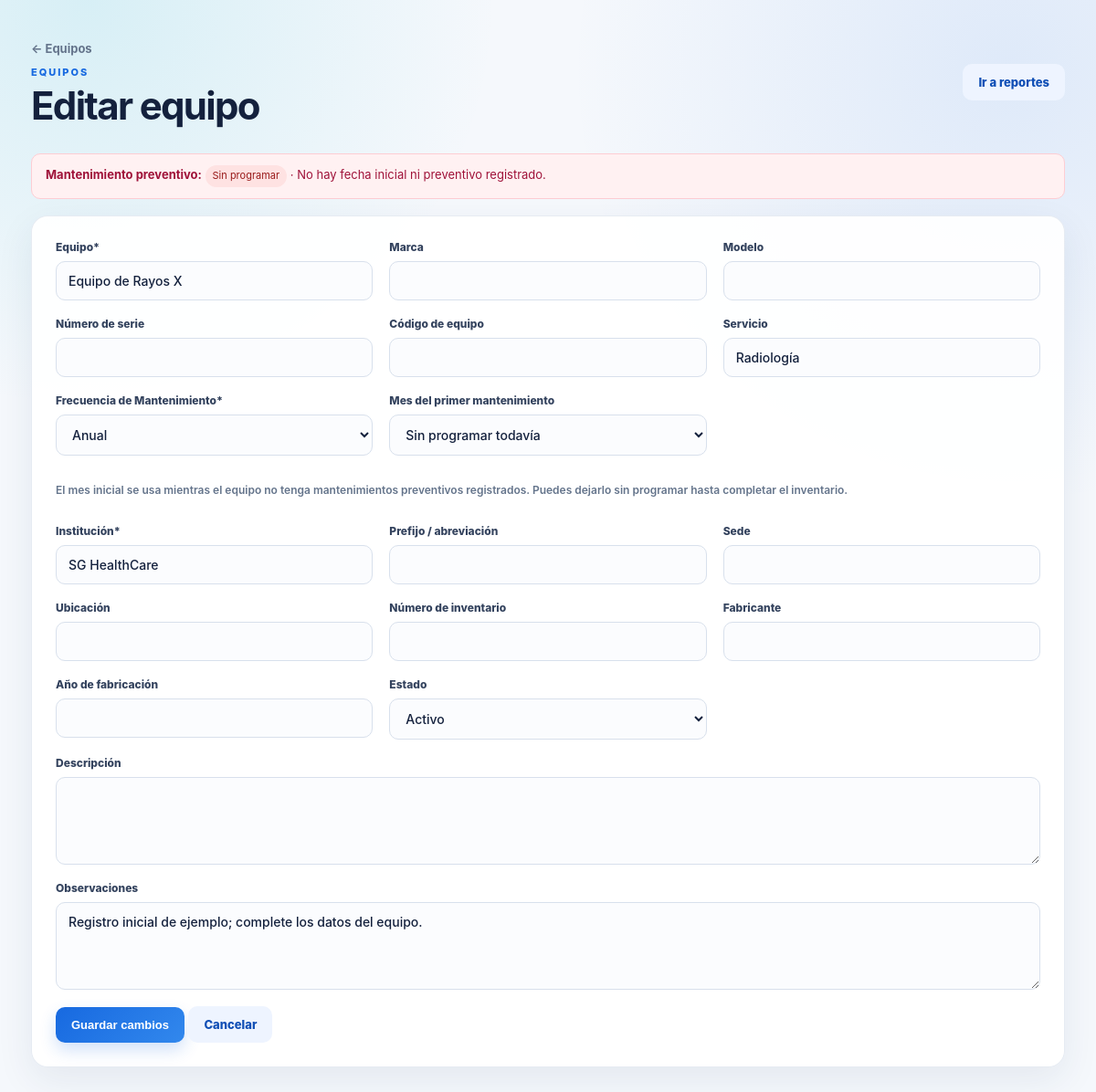
/editar_equipo.php?id=1, run on the app's committed database.
### tables this page shows
CREATE TABLE equipos (
    id INT UNSIGNED AUTO_INCREMENT PRIMARY KEY,
    institucion VARCHAR(160) NOT NULL,
    institucion_prefijo VARCHAR(30) NULL,
    sede VARCHAR(120) NULL,
    servicio VARCHAR(120) NULL,
    frecuencia_mantenimiento ENUM('Anual', 'Semestral', 'Cuatrimestral') NOT NULL DEFAULT 'Anual',
    mes_inicio_mantenimiento TINYINT UNSIGNED NULL,
    ubicacion VARCHAR(160) NULL,
    tipo_equipo VARCHAR(120) NOT NULL,
    marca VARCHAR(100) NULL,
    modelo VARCHAR(100) NULL,
    numero_serie VARCHAR(100) NULL,
    codigo_equipo VARCHAR(100) NULL,
    numero_inventario VARCHAR(100) NULL,
    fabricante VARCHAR(120) NULL,
    anio_fabricacion SMALLINT UNSIGNED NULL,
    estado ENUM('Activo', 'Fuera de servicio', 'En mantenimiento') NOT NULL DEFAULT 'Activo',
    observaciones TEXT NULL,
    descripcion TEXT NULL,
    fecha_relevamiento DATE NULL,
    nivel_hospital ENUM('II', 'III', 'Amb.') NULL,
    estado_operativo ENUM('Operativo', 'Inoperativo', 'Regular / Falla parcial', 'Para baja') NULL,
    condicion_fisica ENUM('Bueno', 'Regular', 'Dañado / Faltantes', 'Deterioro severo') NULL,
    alimentacion VARCHAR(20) NULL,
    estado_bateria ENUM('OK', 'Agotada', 'N/A') NULL,
    gas_oxigeno TINYINT(1) NOT NULL DEFAULT 0,
    gas_aire TINYINT(1) NOT NULL DEFAULT 0,
    gas_vacio TINYINT(1) NOT NULL DEFAULT 0,
    accesorios_presentes TEXT NULL,
    accesorios_faltantes TEXT NULL,
    anio_instalacion SMALLINT UNSIGNED NULL,
    garantia_vigente ENUM('Sí', 'No', 'S/D') NULL,
    manual_tecnico ENUM('Físico', 'Digital', 'No') NULL,
    proveedor_representante VARCHAR(160) NULL,
    contacto_tecnico VARCHAR(160) NULL,
    criticidad_funcion TINYINT UNSIGNED NULL,
    criticidad_riesgo TINYINT UNSIGNED NULL,
    criticidad_mantenimiento TINYINT UNSIGNED NULL,
    criticidad_historial TINYINT NULL,
    foto_equipo VARCHAR(255) NULL,
    foto_placa VARCHAR(255) NULL,
    creado_en TIMESTAMP NOT NULL DEFAULT CURRENT_TIMESTAMP,
    actualizado_en TIMESTAMP NOT NULL DEFAULT CURRENT_TIMESTAMP ON UPDATE CURRENT_TIMESTAMP,
    UNIQUE KEY uq_equipo_serie (institucion, numero_serie)
);

### config/database.php (called while the page is built, shortened)
<?php
function db(): PDO
{
    static $pdo;
    if ($pdo instanceof PDO) {
        return $pdo;
    }
    $pdo = new PDO(
        'mysql:host=' . DB_HOST . ';dbname=' . DB_NAME . ';charset=utf8mb4',
        DB_USER,
        DB_PASS,
        [
            PDO::ATTR_ERRMODE => PDO::ERRMODE_EXCEPTION,
            PDO::ATTR_DEFAULT_FETCH_MODE => PDO::FETCH_ASSOC,
            PDO::ATTR_EMULATE_PREPARES => false,
        ]
    );
    return $pdo;
}

### config/bootstrap.php (called while the page is built, shortened)
<?php
require_once __DIR__ . '/database.php';
function e(?string $value): string
{
    return htmlspecialchars($value ?? '', ENT_QUOTES, 'UTF-8');
}
function obtenerUltimaFechaPreventivo(PDO $pdo, int $equipoId): ?string
{
    $stmt = $pdo->prepare(
        'SELECT MAX(fecha_reporte)
         FROM reportes
         WHERE equipo_id = ?
           AND FIND_IN_SET(
               "Mantenimiento Preventivo",
               REPLACE(trabajo_realizado, ", ", ",")
           ) > 0'
    );
    $stmt->execute([$equipoId]);
    $fecha = $stmt->fetchColumn();
    return $fecha === false || $fecha === null ? null : (string) $fecha;
}
function mesesPorFrecuenciaPreventivo(string $frecuencia): int
{
    return match ($frecuencia) {
        'Cuatrimestral' => 4,
        'Semestral' => 6,
        'Anual' => 12,
        default => throw new UnexpectedValueException('Frecuencia de mantenimiento no válida.'),
    };
}
function resumenMantenimientoPreventivo(
    ?string $ultimaFecha,
    string $frecuencia,
    ?int $mesInicio,
    ?DateTimeImmutable $hoy = null
): array {
    $intervaloMeses = mesesPorFrecuenciaPreventivo($frecuencia);
    $nombresMeses = [
        1 => 'Enero', 2 => 'Febrero', 3 => 'Marzo', 4 => 'Abril',
        5 => 'Mayo', 6 => 'Junio', 7 => 'Julio', 8 => 'Agosto',
        9 => 'Septiembre', 10 => 'Octubre', 11 => 'Noviembre', 12 => 'Diciembre',
    ];
    if ($ultimaFecha === null || $ultimaFecha === '') {
        return [
            'estado' => $mesInicio === null ? 'Sin programar' : 'Programado',
            'clase' => $mesInicio === null ? 'is-unplanned' : 'is-planned',
            'ultima_fecha' => null,
            'proxima_fecha' => null,
            'mes_inicio' => $mesInicio === null ? null : $nombresMeses[$mesInicio],
        ];
    }
    $fechaUltimo = DateTimeImmutable::createFromFormat('!Y-m-d', $ultimaFecha);
    $fechaProxima = fechaSiguientePreventivo($fechaUltimo, $intervaloMeses);
    $estado = ($hoy ?? new DateTimeImmutable('today')) < $fechaProxima ? 'Al día' : 'Pendiente';
    return [
        'estado' => $estado,
        'clase' => $estado === 'Al día' ? 'is-done' : 'is-pending',
        'ultima_fecha' => $fechaUltimo,
        'proxima_fecha' => $fechaProxima,
        'mes_inicio' => null,
    ];
}

### editar_equipo.php (the view, shortened to what this page needs)
<?php
require_once __DIR__ . '/config/bootstrap.php';
$id = filter_var($_GET['id'] ?? null, FILTER_VALIDATE_INT);
$stmt = db()->prepare('SELECT * FROM equipos WHERE id = ?');
$stmt->execute([$id]);
$equipo = $stmt->fetch();
$resumenPreventivo = resumenMantenimientoPreventivo(
    obtenerUltimaFechaPreventivo(db(), $id),
    (string) $equipo['frecuencia_mantenimiento'],
    $equipo['mes_inicio_mantenimiento'] === null ? null : (int) $equipo['mes_inicio_mantenimiento']
);
?>
<!doctype html>
<html lang="es">
<head><meta charset="utf-8"><meta name="viewport" content="width=device-width, initial-scale=1"><title>Editar equipo</title><link rel="stylesheet" href="assets/app.css?v=20261014-1"></head>
<body><main class="container">
<header class="page-header"><div><a class="back-link" href="equipos.php">← Equipos</a><p class="eyebrow">EQUIPOS</p><h1>Editar equipo</h1></div><a class="button secondary" href="reportes.php">Ir a reportes</a></header>
<p class="maintenance-notice <?= e($resumenPreventivo['clase']) ?>"><strong>Mantenimiento preventivo:</strong> <span class="maintenance-status <?= e($resumenPreventivo['clase']) ?>"><?= e($resumenPreventivo['estado']) ?></span><?php if ($resumenPreventivo['ultima_fecha'] !== null): ?> · Último realizado: <?= e($resumenPreventivo['ultima_fecha']->format('d/m/Y')) ?> · Próximo: <?= e($resumenPreventivo['proxima_fecha']->format('d/m/Y')) ?><?php elseif ($resumenPreventivo['mes_inicio'] !== null): ?> · Inicio programado: <?= e($resumenPreventivo['mes_inicio']) ?> (aún no hay preventivo registrado)<?php else: ?> · No hay fecha inicial ni preventivo registrado.<?php endif; ?></p>
<section class="card"><form method="post" action="actualizar_equipo.php" class="grid">
<label>Equipo*<input name="tipo_equipo" maxlength="120" required value="<?= e($equipo['tipo_equipo']) ?>" data-uppercase></label>
<label>Marca<input name="marca" maxlength="100" value="<?= e($equipo['marca']) ?>" data-uppercase></label>
<label>Modelo<input name="modelo" maxlength="100" value="<?= e($equipo['modelo']) ?>" data-uppercase></label>
<label>Número de serie<input name="numero_serie" maxlength="100" value="<?= e($equipo['numero_serie']) ?>" data-uppercase></label>
<label>Código de equipo<input name="codigo_equipo" maxlength="100" value="<?= e($equipo['codigo_equipo']) ?>" data-uppercase></label>
<label>Servicio<input name="servicio" maxlength="120" value="<?= e($equipo['servicio']) ?>" data-uppercase></label>
<label>Frecuencia de Mantenimiento*<select name="frecuencia_mantenimiento" required>
<?php foreach (['Anual', 'Semestral', 'Cuatrimestral'] as $frecuencia): ?><option value="<?= e($frecuencia) ?>"<?= $equipo['frecuencia_mantenimiento'] === $frecuencia ? ' selected' : '' ?>><?= e($frecuencia) ?></option><?php endforeach; ?>
</select></label>
<label>Mes del primer mantenimiento<select name="mes_inicio_mantenimiento"><option value="">Sin programar todavía</option></select></label>
<p class="wide read-only-note">El mes inicial se usa mientras el equipo no tenga mantenimientos preventivos registrados. Puedes dejarlo sin programar hasta completar el inventario.</p>
<label>Institución*<input name="institucion" maxlength="160" required value="<?= e($equipo['institucion']) ?>"></label>
<label>Prefijo / abreviación<input name="institucion_prefijo" maxlength="30" value="<?= e($equipo['institucion_prefijo']) ?>" data-uppercase></label>
<label>Sede<input name="sede" maxlength="120" value="<?= e($equipo['sede']) ?>"></label>
<label>Ubicación<input name="ubicacion" maxlength="160" value="<?= e($equipo['ubicacion']) ?>"></label>
<label>Número de inventario<input name="numero_inventario" maxlength="100" value="<?= e($equipo['numero_inventario']) ?>"></label>
<label>Fabricante<input name="fabricante" maxlength="120" value="<?= e($equipo['fabricante']) ?>"></label>
<label>Año de fabricación<input name="anio_fabricacion" type="number" min="1" max="65535" value="<?= e((string) $equipo['anio_fabricacion']) ?>"></label>
<label>Estado<select name="estado" required>
<?php foreach (['Activo', 'Fuera de servicio', 'En mantenimiento'] as $estado): ?><option value="<?= e($estado) ?>"<?= $equipo['estado'] === $estado ? ' selected' : '' ?>><?= e($estado) ?></option><?php endforeach; ?>
</select></label>
<label class="wide">Descripción<textarea name="descripcion"><?= e($equipo['descripcion']) ?></textarea></label>
<label class="wide">Observaciones<textarea name="observaciones"><?= e($equipo['observaciones']) ?></textarea></label>
<div class="wide"><button class="button" type="submit">Guardar cambios</button> <a class="button secondary" href="equipos.php">Cancelar</a></div>
</form></section>
</main>
</body></html>

### assets/app.css (style rules this page uses)
:root { --ink: #14213d; --muted: #64748b; --blue: #1769e0; --blue-dark: #0f4eb5; --cyan: #22b8cf; --line: #e5eaf2; --surface: #ffffff; --canvas: #f5f8fc; --danger: #d6455d; --shadow: 0 14px 40px rgba(22, 46, 84, .08); font-family: Inter, ui-sans-serif, system-ui, -apple-system, BlinkMacSystemFont, "Segoe UI", Arial, sans-serif; color: var(--ink); background: var(--canvas); }
* { box-sizing: border-box; }
body { min-height: 100vh; margin: 0; background: radial-gradient(circle at 8% 0%, rgba(34, 184, 207, .14), transparent 28rem), radial-gradient(circle at 92% 6%, rgba(23, 105, 224, .10), transparent 30rem), var(--canvas); }
a { color: var(--blue); }
.container { max-width: 1180px; margin: 0 auto; padding: 42px 24px 70px; }
.page-header { align-items: center; display: flex; justify-content: space-between; gap: 24px; margin-bottom: 30px; }
.eyebrow { color: var(--blue); font-size: 11px; font-weight: 800; letter-spacing: .18em; margin: 10px 0 8px; text-transform: uppercase; }
h1 { color: var(--ink); font-size: clamp(30px, 4vw, 42px); letter-spacing: -.04em; line-height: 1.05; margin: 0; }
.back-link { color: var(--muted); font-size: 13px; font-weight: 700; text-decoration: none; }
.card { background: rgba(255,255,255,.92); border: 1px solid rgba(229,234,242,.95); border-radius: 18px; box-shadow: var(--shadow); margin-bottom: 22px; padding: 26px; }
.grid, .search-grid { display: grid; gap: 18px; grid-template-columns: repeat(3, minmax(0, 1fr)); }
label { color: #34435e; display: flex; flex-direction: column; font-size: 12px; font-weight: 800; gap: 8px; }
input, select, textarea { background: #fbfcfe; border: 1px solid #d8e0ec; border-radius: 10px; color: var(--ink); font: inherit; font-size: 14px; font-weight: 500; outline: none; padding: 12px 13px; transition: border-color .18s, box-shadow .18s, background .18s; }
textarea { min-height: 96px; resize: vertical; }
.wide { grid-column: 1 / -1; }
.button { background: linear-gradient(135deg, var(--blue), #3288ed); border: 0; border-radius: 10px; box-shadow: 0 8px 18px rgba(23,105,224,.20); color: #fff; cursor: pointer; display: inline-block; font-size: 13px; font-weight: 800; padding: 12px 17px; text-decoration: none; transition: transform .18s, box-shadow .18s, filter .18s; }
.button.secondary { background: #eef4ff; box-shadow: none; color: var(--blue-dark); }
.maintenance-status { border-radius: 999px; display: inline-block; font-size: 11px; padding: 3px 8px; }
.maintenance-status.is-unplanned { background: #fee2e2; color: #991b1b; }
.maintenance-notice { background: #fef3c7; border: 1px solid #fcd34d; border-radius: 10px; color: #78350f; font-size: 13px; line-height: 1.6; margin: 0 0 18px; padding: 12px 15px; }
.maintenance-notice.is-unplanned, .maintenance-notice.is-pending { background: #fff1f2; border-color: #fecdd3; color: #9f1239; }
.read-only-note { color: var(--muted); font-size: 12px; font-weight: 600; }

### data on the page
equipos: tipo_equipo "Equipo de Rayos X", servicio "Radiología", institucion "SG HealthCare", observaciones "Registro inicial de ejemplo; complete los datos del equipo."

### other printed values
$resumenPreventivo['estado'] "Sin programar"
form field frecuencia_mantenimiento "Anual"
form field estado "Activo"
